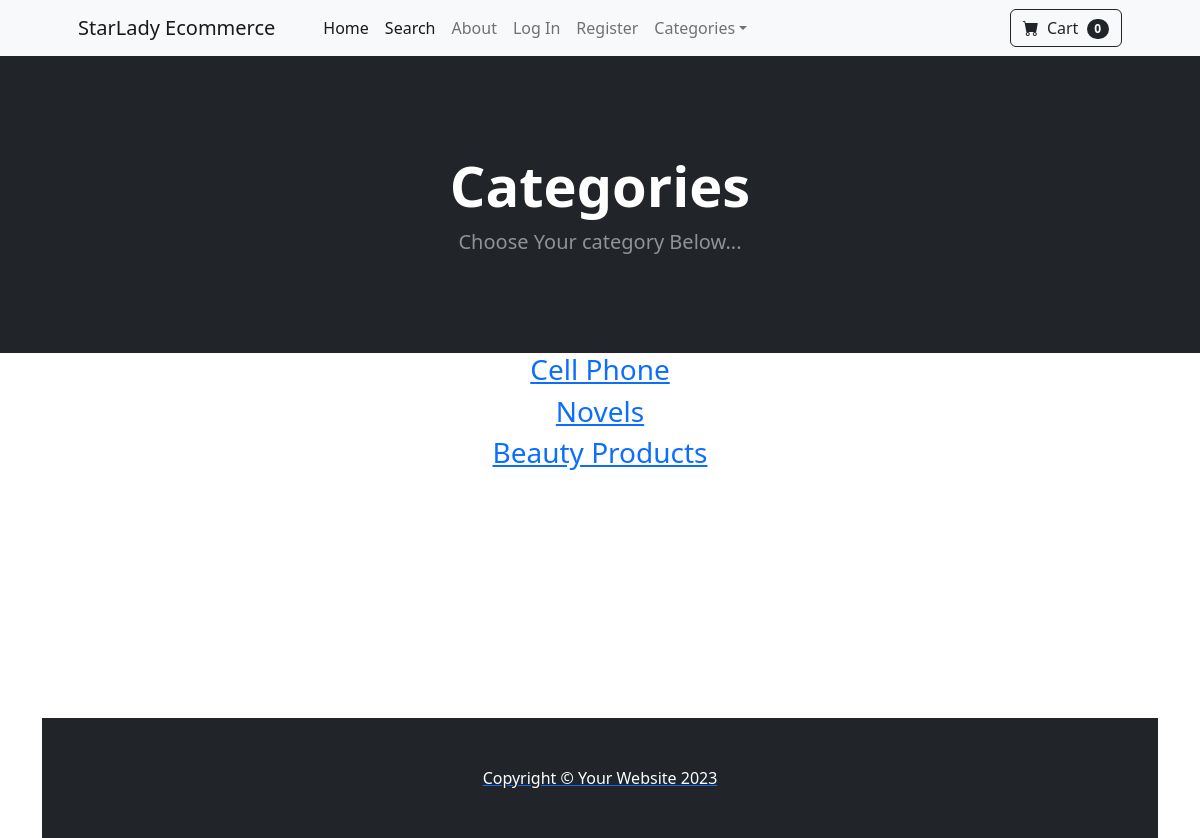
The app's page /category_summary/ with its own data.
### storefront/models.py (models this page shows)
class Category(models.Model):
	name=models.CharField(max_length=50)
	def __str__(self):
		return self.name
	class Meta:
		verbose_name_plural='Categories'

### storefront/views.py (the view)
# urls.py: path('category_summary/', views.category_summary, name='category_summary'),
def category_summary(request):
	categories=Category.objects.all()
	return render(request, 'category_summary.html', {'categories':categories})

### cart/cart.py (called while the page is built)
	def __len__(self):
		return len(self.cart)

### cart/context_processors.py (called while the page is built)
def cart(request):
	return {'cart': Cart(request)}

### storefront/templates/category_summary.html
{% extends 'Basestudy.html' %}
{% block content %}
        <header class="bg-dark py-5">
            <div class="container px-4 px-lg-5 my-5">
                <div class="text-center text-white">
                    <h1 class="display-4 fw-bolder">Categories</h1>
                    <p class="lead fw-normal text-white-50 mb-0">Choose Your category Below...</p>
                </div>
            </div>
        </header>
        <div class='container'>
        	<div class="row">
        		<center>
        			<div class="col-8">
                        {% for category in categories %}
                        <h3><a href="{% url 'category' category %}">{{category}}</h3>
                        {% endfor %}
        	<br /><br /><br /><br /><br /><br /><br /><br /><br /><br />
</div></center></div>
{% endblock %}

### records on screen
Category: name "Cell Phone"
Category: name "Novels"
Category: name "Beauty Products"

### other values on screen
{{ cart|length }} "0"
